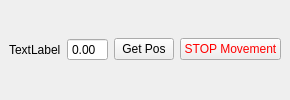
  <widget class="QDockWidget" name="curr_pos_DockWidget">
   <property name="sizePolicy">
    <sizepolicy hsizetype="Fixed" vsizetype="Preferred">
     <horstretch>0</horstretch>
     <verstretch>0</verstretch>
    </sizepolicy>
   </property>
   <property name="floating">
    <bool>false</bool>
   </property>
   <property name="windowTitle">
    <string>Current Position</string>
   </property>
   <attribute name="dockWidgetArea">
    <number>1</number>
   </attribute>
   <widget class="QWidget" name="curr_pos_DockWidgetContents">
    <layout class="QGridLayout" name="gridLayout_4">
     <item row="1" column="0">
      <layout class="QGridLayout" name="curr_pos_GridLayout">
       <item row="0" column="0">
        <widget class="QLabel" name="curr_pos_axis0_Label">
         <property name="text">
          <string>TextLabel</string>
         </property>
        </widget>
       </item>
       <item row="0" column="1">
        <widget class="QDoubleSpinBox" name="curr_pos_axis0_DoubleSpinBox">
         <property name="readOnly">
          <bool>true</bool>
         </property>
         <property name="buttonSymbols">
          <enum>QAbstractSpinBox::NoButtons</enum>
         </property>
        </widget>
       </item>
       <item row="0" column="2">
        <widget class="QPushButton" name="curr_pos_get_pos_PushButton">
         <property name="sizePolicy">
          <sizepolicy hsizetype="Fixed" vsizetype="Fixed">
           <horstretch>0</horstretch>
           <verstretch>0</verstretch>
          </sizepolicy>
         </property>
         <property name="maximumSize">
          <size>
           <width>60</width>
           <height>16777215</height>
          </size>
         </property>
         <property name="text">
          <string>Get Pos</string>
         </property>
        </widget>
       </item>
       <item row="0" column="3">
        <widget class="QPushButton" name="curr_pos_stop_PushButton">
         <property name="styleSheet">
          <string notr="true">color: red</string>
         </property>
         <property name="text">
          <string>STOP Movement</string>
         </property>
        </widget>
       </item>
      </layout>
     </item>
    </layout>
   </widget>
  </widget>
